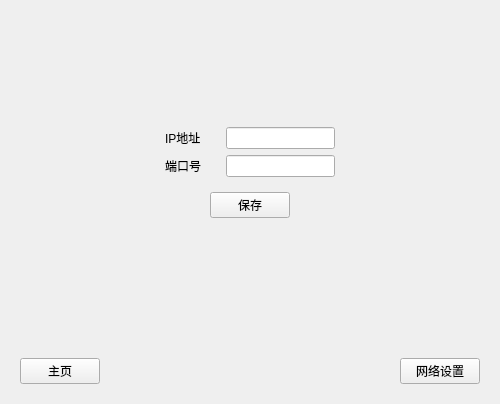
<?xml version="1.0" encoding="UTF-8"?>
<ui version="4.0">
 <class>Login</class>
 <widget class="QDialog" name="Login">
  <property name="geometry">
   <rect>
    <x>0</x>
    <y>0</y>
    <width>500</width>
    <height>404</height>
   </rect>
  </property>
  <property name="windowTitle">
   <string>Dialog</string>
  </property>
  <layout class="QVBoxLayout" name="verticalLayout_2">
   <item>
    <widget class="QStackedWidget" name="stackedWidget">
     <property name="currentIndex">
      <number>2</number>
     </property>
     <widget class="QWidget" name="page">
      <layout class="QVBoxLayout" name="verticalLayout">
       <item>
        <spacer name="verticalSpacer">
         <property name="orientation">
          <enum>Qt::Vertical</enum>
         </property>
         <property name="sizeHint" stdset="0">
          <size>
           <width>20</width>
           <height>40</height>
          </size>
         </property>
        </spacer>
       </item>
       <item>
        <widget class="QWidget" name="widget_3" native="true">
         <layout class="QHBoxLayout" name="horizontalLayout_2">
          <item>
           <spacer name="horizontalSpacer_3">
            <property name="orientation">
             <enum>Qt::Horizontal</enum>
            </property>
            <property name="sizeHint" stdset="0">
             <size>
              <width>40</width>
              <height>20</height>
             </size>
            </property>
           </spacer>
          </item>
          <item>
           <widget class="QWidget" name="widget" native="true">
            <layout class="QGridLayout" name="gridLayout">
             <item row="0" column="0">
              <widget class="QLabel" name="label">
               <property name="text">
                <string>用户名</string>
               </property>
              </widget>
             </item>
             <item row="0" column="1" colspan="2">
              <widget class="QLineEdit" name="usernameLineEdit"/>
             </item>
             <item row="1" column="0">
              <widget class="QLabel" name="label_2">
               <property name="text">
                <string>密码</string>
               </property>
              </widget>
             </item>
             <item row="1" column="1" colspan="2">
              <widget class="QLineEdit" name="passwordLineEdit"/>
             </item>
             <item row="2" column="0" colspan="2">
              <widget class="QCheckBox" name="savepwd">
               <property name="text">
                <string>保存密码</string>
               </property>
              </widget>
             </item>
             <item row="2" column="2">
              <widget class="QPushButton" name="goresigterButton">
               <property name="text">
                <string>注册账号</string>
               </property>
              </widget>
             </item>
             <item row="3" column="0" colspan="3">
              <widget class="QWidget" name="widget_2" native="true">
               <layout class="QHBoxLayout" name="horizontalLayout">
                <item>
                 <spacer name="horizontalSpacer">
                  <property name="orientation">
                   <enum>Qt::Horizontal</enum>
                  </property>
                  <property name="sizeHint" stdset="0">
                   <size>
                    <width>40</width>
                    <height>20</height>
                   </size>
                  </property>
                 </spacer>
                </item>
                <item>
                 <widget class="QPushButton" name="loginpushButton">
                  <property name="text">
                   <string>登录</string>
                  </property>
                 </widget>
                </item>
                <item>
                 <spacer name="horizontalSpacer_2">
                  <property name="orientation">
                   <enum>Qt::Horizontal</enum>
                  </property>
                  <property name="sizeHint" stdset="0">
                   <size>
                    <width>40</width>
                    <height>20</height>
                   </size>
                  </property>
                 </spacer>
                </item>
               </layout>
              </widget>
             </item>
            </layout>
           </widget>
          </item>
          <item>
           <spacer name="horizontalSpacer_4">
            <property name="orientation">
             <enum>Qt::Horizontal</enum>
            </property>
            <property name="sizeHint" stdset="0">
             <size>
              <width>109</width>
              <height>20</height>
             </size>
            </property>
           </spacer>
          </item>
         </layout>
        </widget>
       </item>
       <item>
        <spacer name="verticalSpacer_2">
         <property name="orientation">
          <enum>Qt::Vertical</enum>
         </property>
         <property name="sizeHint" stdset="0">
          <size>
           <width>20</width>
           <height>71</height>
          </size>
         </property>
        </spacer>
       </item>
      </layout>
     </widget>
     <widget class="QWidget" name="page_2">
      <layout class="QVBoxLayout" name="verticalLayout_3">
       <item>
        <spacer name="verticalSpacer_3">
         <property name="orientation">
          <enum>Qt::Vertical</enum>
         </property>
         <property name="sizeHint" stdset="0">
          <size>
           <width>20</width>
           <height>58</height>
          </size>
         </property>
        </spacer>
       </item>
       <item>
        <widget class="QWidget" name="widget_5" native="true">
         <layout class="QHBoxLayout" name="horizontalLayout_4">
          <item>
           <spacer name="horizontalSpacer_6">
            <property name="orientation">
             <enum>Qt::Horizontal</enum>
            </property>
            <property name="sizeHint" stdset="0">
             <size>
              <width>40</width>
              <height>20</height>
             </size>
            </property>
           </spacer>
          </item>
          <item>
           <widget class="QWidget" name="widget_6" native="true">
            <layout class="QGridLayout" name="gridLayout_2">
             <item row="1" column="1" colspan="2">
              <widget class="QLineEdit" name="resigterpasswordlineEidt"/>
             </item>
             <item row="1" column="0">
              <widget class="QLabel" name="label_7">
               <property name="text">
                <string>密码</string>
               </property>
              </widget>
             </item>
             <item row="0" column="1" colspan="2">
              <widget class="QLineEdit" name="resigterusernamelineEdit"/>
             </item>
             <item row="2" column="0">
              <widget class="QLabel" name="label_4">
               <property name="text">
                <string>手机号</string>
               </property>
              </widget>
             </item>
             <item row="3" column="0" colspan="3">
              <widget class="QWidget" name="widget_7" native="true">
               <layout class="QHBoxLayout" name="horizontalLayout_5">
                <item>
                 <spacer name="horizontalSpacer_7">
                  <property name="orientation">
                   <enum>Qt::Horizontal</enum>
                  </property>
                  <property name="sizeHint" stdset="0">
                   <size>
                    <width>36</width>
                    <height>20</height>
                   </size>
                  </property>
                 </spacer>
                </item>
                <item>
                 <widget class="QPushButton" name="resigterpushButton">
                  <property name="text">
                   <string>注册</string>
                  </property>
                 </widget>
                </item>
                <item>
                 <spacer name="horizontalSpacer_8">
                  <property name="orientation">
                   <enum>Qt::Horizontal</enum>
                  </property>
                  <property name="sizeHint" stdset="0">
                   <size>
                    <width>36</width>
                    <height>20</height>
                   </size>
                  </property>
                 </spacer>
                </item>
               </layout>
              </widget>
             </item>
             <item row="2" column="1" colspan="2">
              <widget class="QLineEdit" name="resigterphomenumberlineEdit"/>
             </item>
             <item row="0" column="0">
              <widget class="QLabel" name="label_3">
               <property name="text">
                <string>用户名</string>
               </property>
              </widget>
             </item>
            </layout>
           </widget>
          </item>
          <item>
           <spacer name="horizontalSpacer_9">
            <property name="orientation">
             <enum>Qt::Horizontal</enum>
            </property>
            <property name="sizeHint" stdset="0">
             <size>
              <width>31</width>
              <height>20</height>
             </size>
            </property>
           </spacer>
          </item>
         </layout>
        </widget>
       </item>
       <item>
        <spacer name="verticalSpacer_4">
         <property name="orientation">
          <enum>Qt::Vertical</enum>
         </property>
         <property name="sizeHint" stdset="0">
          <size>
           <width>20</width>
           <height>58</height>
          </size>
         </property>
        </spacer>
       </item>
      </layout>
     </widget>
     <widget class="QWidget" name="page_3">
      <layout class="QVBoxLayout" name="verticalLayout_4">
       <item>
        <spacer name="verticalSpacer_5">
         <property name="orientation">
          <enum>Qt::Vertical</enum>
         </property>
         <property name="sizeHint" stdset="0">
          <size>
           <width>20</width>
           <height>40</height>
          </size>
         </property>
        </spacer>
       </item>
       <item>
        <widget class="QWidget" name="widget_8" native="true">
         <layout class="QHBoxLayout" name="horizontalLayout_6">
          <item>
           <spacer name="horizontalSpacer_10">
            <property name="orientation">
             <enum>Qt::Horizontal</enum>
            </property>
            <property name="sizeHint" stdset="0">
             <size>
              <width>40</width>
              <height>20</height>
             </size>
            </property>
           </spacer>
          </item>
          <item>
           <widget class="QWidget" name="widget_9" native="true">
            <layout class="QGridLayout" name="gridLayout_3">
             <item row="0" column="0">
              <widget class="QLabel" name="label_5">
               <property name="text">
                <string>IP地址</string>
               </property>
              </widget>
             </item>
             <item row="1" column="0">
              <widget class="QLabel" name="label_6">
               <property name="text">
                <string>端口号</string>
               </property>
              </widget>
             </item>
             <item row="1" column="1" colspan="2">
              <widget class="QLineEdit" name="portnumberlineEdit"/>
             </item>
             <item row="2" column="0" colspan="3">
              <widget class="QWidget" name="widget_10" native="true">
               <layout class="QHBoxLayout" name="horizontalLayout_7">
                <item>
                 <spacer name="horizontalSpacer_11">
                  <property name="orientation">
                   <enum>Qt::Horizontal</enum>
                  </property>
                  <property name="sizeHint" stdset="0">
                   <size>
                    <width>36</width>
                    <height>20</height>
                   </size>
                  </property>
                 </spacer>
                </item>
                <item>
                 <widget class="QPushButton" name="netsavepushButton">
                  <property name="text">
                   <string>保存</string>
                  </property>
                 </widget>
                </item>
                <item>
                 <spacer name="horizontalSpacer_12">
                  <property name="orientation">
                   <enum>Qt::Horizontal</enum>
                  </property>
                  <property name="sizeHint" stdset="0">
                   <size>
                    <width>36</width>
                    <height>20</height>
                   </size>
                  </property>
                 </spacer>
                </item>
               </layout>
              </widget>
             </item>
             <item row="0" column="1" colspan="2">
              <widget class="QLineEdit" name="ipaddrlineEdit"/>
             </item>
            </layout>
           </widget>
          </item>
          <item>
           <spacer name="horizontalSpacer_13">
            <property name="orientation">
             <enum>Qt::Horizontal</enum>
            </property>
            <property name="sizeHint" stdset="0">
             <size>
              <width>31</width>
              <height>20</height>
             </size>
            </property>
           </spacer>
          </item>
         </layout>
        </widget>
       </item>
       <item>
        <spacer name="verticalSpacer_6">
         <property name="orientation">
          <enum>Qt::Vertical</enum>
         </property>
         <property name="sizeHint" stdset="0">
          <size>
           <width>20</width>
           <height>2</height>
          </size>
         </property>
        </spacer>
       </item>
      </layout>
     </widget>
    </widget>
   </item>
   <item>
    <widget class="QWidget" name="widget_4" native="true">
     <layout class="QHBoxLayout" name="horizontalLayout_3">
      <item>
       <widget class="QPushButton" name="homepushButton">
        <property name="text">
         <string>主页</string>
        </property>
       </widget>
      </item>
      <item>
       <spacer name="horizontalSpacer_5">
        <property name="orientation">
         <enum>Qt::Horizontal</enum>
        </property>
        <property name="sizeHint" stdset="0">
         <size>
          <width>299</width>
          <height>20</height>
         </size>
        </property>
       </spacer>
      </item>
      <item>
       <widget class="QPushButton" name="netsettingpushButton">
        <property name="text">
         <string>网络设置</string>
        </property>
       </widget>
      </item>
     </layout>
    </widget>
   </item>
  </layout>
 </widget>
 <resources/>
 <connections/>
</ui>
